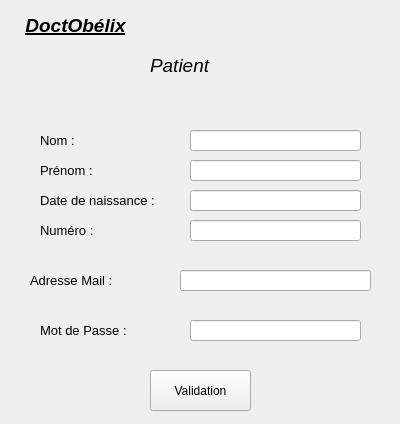
<?xml version="1.0" encoding="UTF-8"?>
<ui version="4.0">
 <class>Form</class>
 <widget class="QWidget" name="Form">
  <property name="geometry">
   <rect>
    <x>0</x>
    <y>0</y>
    <width>400</width>
    <height>424</height>
   </rect>
  </property>
  <property name="windowTitle">
   <string>Form</string>
  </property>
  <widget class="QLabel" name="label_2">
   <property name="geometry">
    <rect>
     <x>0</x>
     <y>0</y>
     <width>151</width>
     <height>51</height>
    </rect>
   </property>
   <property name="text">
    <string>&lt;html&gt;&lt;head/&gt;&lt;body&gt;&lt;p align=&quot;center&quot;&gt;&lt;span style=&quot; font-size:14pt; font-weight:600; font-style:italic; text-decoration: underline;&quot;&gt;DoctObélix&lt;/span&gt;&lt;/p&gt;&lt;/body&gt;&lt;/html&gt;</string>
   </property>
  </widget>
  <widget class="QLabel" name="label">
   <property name="geometry">
    <rect>
     <x>150</x>
     <y>40</y>
     <width>91</width>
     <height>51</height>
    </rect>
   </property>
   <property name="text">
    <string>&lt;html&gt;&lt;head/&gt;&lt;body&gt;&lt;p&gt;&lt;span style=&quot; font-size:14pt; font-style:italic;&quot;&gt;Patient&lt;/span&gt;&lt;/p&gt;&lt;/body&gt;&lt;/html&gt;</string>
   </property>
  </widget>
  <widget class="QLabel" name="Nomlabel">
   <property name="geometry">
    <rect>
     <x>40</x>
     <y>130</y>
     <width>121</width>
     <height>21</height>
    </rect>
   </property>
   <property name="text">
    <string>&lt;html&gt;&lt;head/&gt;&lt;body&gt;&lt;p&gt;&lt;span style=&quot; font-size:10pt;&quot;&gt;Nom :&lt;/span&gt;&lt;/p&gt;&lt;/body&gt;&lt;/html&gt;</string>
   </property>
  </widget>
  <widget class="QLineEdit" name="NomlineEdit">
   <property name="geometry">
    <rect>
     <x>190</x>
     <y>130</y>
     <width>171</width>
     <height>21</height>
    </rect>
   </property>
  </widget>
  <widget class="QLineEdit" name="PrenomlineEdit">
   <property name="geometry">
    <rect>
     <x>190</x>
     <y>160</y>
     <width>171</width>
     <height>21</height>
    </rect>
   </property>
  </widget>
  <widget class="QLabel" name="Prenomlabel">
   <property name="geometry">
    <rect>
     <x>40</x>
     <y>160</y>
     <width>121</width>
     <height>21</height>
    </rect>
   </property>
   <property name="text">
    <string>&lt;html&gt;&lt;head/&gt;&lt;body&gt;&lt;p&gt;&lt;span style=&quot; font-size:10pt;&quot;&gt;Prénom :&lt;/span&gt;&lt;/p&gt;&lt;/body&gt;&lt;/html&gt;</string>
   </property>
  </widget>
  <widget class="QLabel" name="DateNaissancelabel">
   <property name="geometry">
    <rect>
     <x>40</x>
     <y>190</y>
     <width>161</width>
     <height>21</height>
    </rect>
   </property>
   <property name="text">
    <string>&lt;html&gt;&lt;head/&gt;&lt;body&gt;&lt;p&gt;&lt;span style=&quot; font-size:10pt;&quot;&gt;Date de naissance :&lt;/span&gt;&lt;/p&gt;&lt;/body&gt;&lt;/html&gt;</string>
   </property>
  </widget>
  <widget class="QLineEdit" name="DateNaissancelineEdit">
   <property name="geometry">
    <rect>
     <x>190</x>
     <y>190</y>
     <width>171</width>
     <height>21</height>
    </rect>
   </property>
  </widget>
  <widget class="QLabel" name="AdresseMaillabel">
   <property name="geometry">
    <rect>
     <x>30</x>
     <y>270</y>
     <width>121</width>
     <height>21</height>
    </rect>
   </property>
   <property name="text">
    <string>&lt;html&gt;&lt;head/&gt;&lt;body&gt;&lt;p&gt;&lt;span style=&quot; font-size:10pt;&quot;&gt;Adresse Mail :&lt;/span&gt;&lt;/p&gt;&lt;/body&gt;&lt;/html&gt;</string>
   </property>
  </widget>
  <widget class="QLineEdit" name="AdresseMaillineEdit">
   <property name="geometry">
    <rect>
     <x>180</x>
     <y>270</y>
     <width>191</width>
     <height>21</height>
    </rect>
   </property>
  </widget>
  <widget class="QPushButton" name="ValidationpushButton">
   <property name="geometry">
    <rect>
     <x>150</x>
     <y>370</y>
     <width>101</width>
     <height>41</height>
    </rect>
   </property>
   <property name="text">
    <string>Validation</string>
   </property>
  </widget>
  <widget class="QLabel" name="Numerolabel">
   <property name="geometry">
    <rect>
     <x>40</x>
     <y>220</y>
     <width>161</width>
     <height>21</height>
    </rect>
   </property>
   <property name="text">
    <string>&lt;html&gt;&lt;head/&gt;&lt;body&gt;&lt;p&gt;&lt;span style=&quot; font-size:10pt;&quot;&gt;Numéro :&lt;/span&gt;&lt;/p&gt;&lt;/body&gt;&lt;/html&gt;</string>
   </property>
  </widget>
  <widget class="QLineEdit" name="NumerolineEdit">
   <property name="geometry">
    <rect>
     <x>190</x>
     <y>220</y>
     <width>171</width>
     <height>21</height>
    </rect>
   </property>
  </widget>
  <widget class="QLineEdit" name="MdPlineEdit">
   <property name="geometry">
    <rect>
     <x>190</x>
     <y>320</y>
     <width>171</width>
     <height>21</height>
    </rect>
   </property>
  </widget>
  <widget class="QLabel" name="MdPlabel">
   <property name="geometry">
    <rect>
     <x>40</x>
     <y>320</y>
     <width>121</width>
     <height>21</height>
    </rect>
   </property>
   <property name="text">
    <string>&lt;html&gt;&lt;head/&gt;&lt;body&gt;&lt;p&gt;&lt;span style=&quot; font-size:10pt;&quot;&gt;Mot de Passe :&lt;/span&gt;&lt;/p&gt;&lt;/body&gt;&lt;/html&gt;</string>
   </property>
  </widget>
 </widget>
 <resources/>
 <connections>
  <connection>
   <sender>ValidationpushButton</sender>
   <signal>released()</signal>
   <receiver>Form</receiver>
   <slot>close()</slot>
   <hints>
    <hint type="sourcelabel">
     <x>200</x>
     <y>390</y>
    </hint>
    <hint type="destinationlabel">
     <x>199</x>
     <y>211</y>
    </hint>
   </hints>
  </connection>
 </connections>
</ui>
